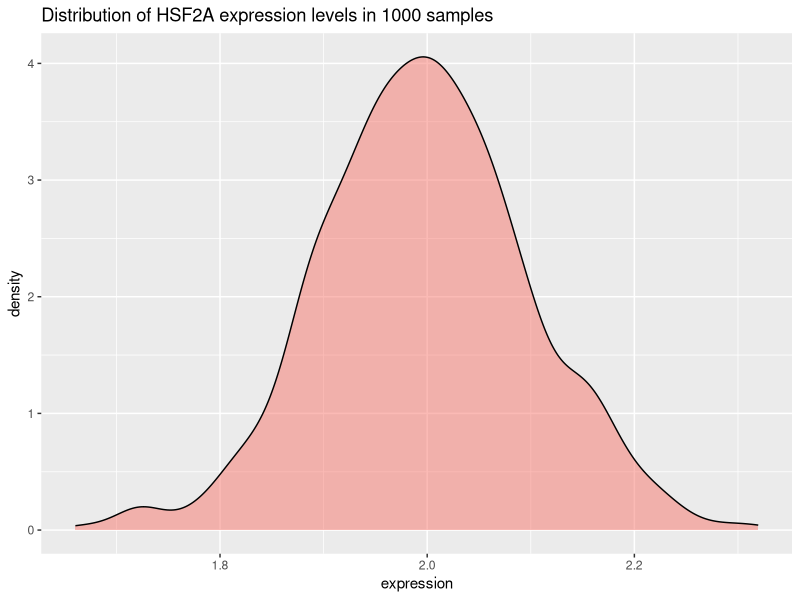
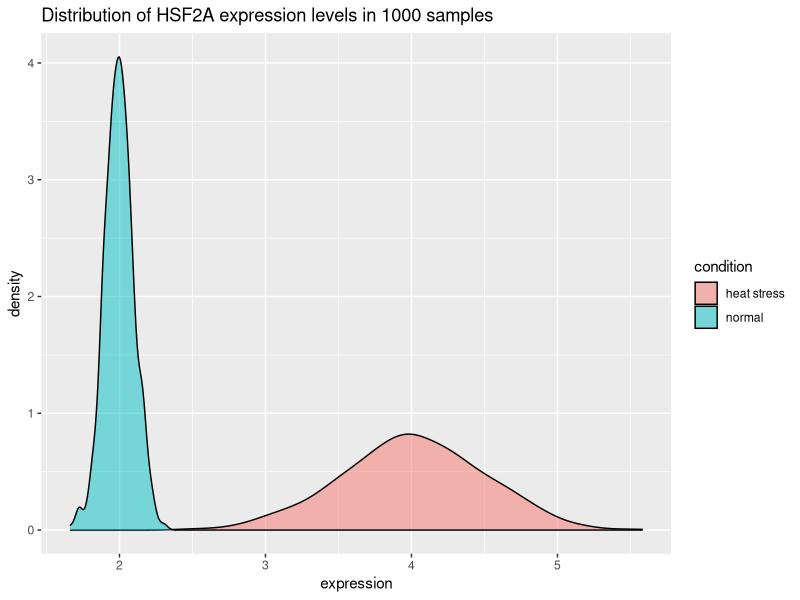
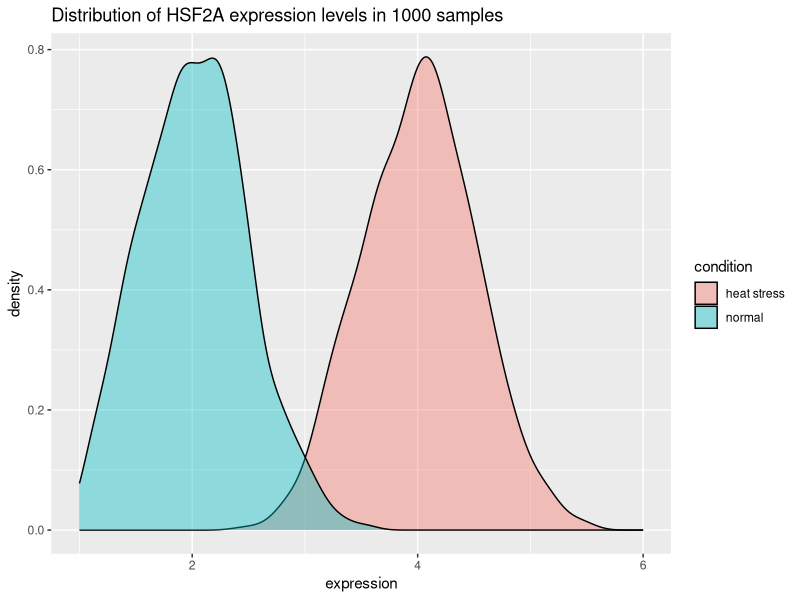
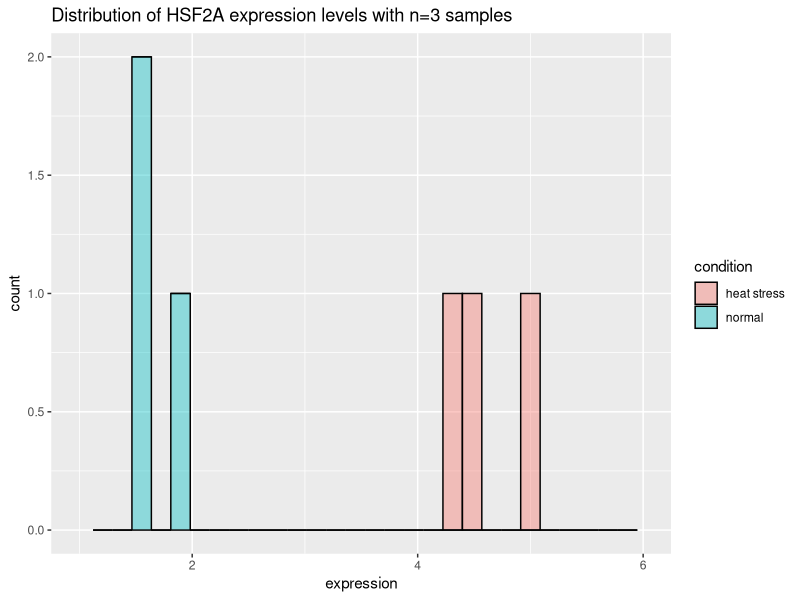

Generate these figures, in order, with R:
suppressPackageStartupMessages(library(tidyverse))
set.seed(1234)

#######################
# Statistical refresher
#######################
set.seed(1234) # to have the same graph everytime you run this code
xp_normal_conditions <- tibble(
  expression = rnorm(             # randomly sample numbers from a normal distribution
    n = 1000,                     # number of drawings
    mean = 2,                     # mean of the normal distribution
    sd = 0.1),                    # standard deviation of the normal distribution
  condition = "normal"            # used later on for data frame row binding with heat stress
)
head(xp_normal_conditions)


p2 <- ggplot(xp_normal_conditions, aes(x = expression, fill = condition)) +
  ggtitle("Distribution of HSF2A expression levels in 1000 samples") +
  theme(legend.position = "none") +
  geom_density(color = "black", alpha = 0.5) 
p2

### heat stress distribution drawing #1
xp_heat_stress <- tibble(expression = rnorm(n = 1000, mean = 4, sd = 0.5),
                         condition = "heat stress")

xp = bind_rows(xp_normal_conditions, xp_heat_stress) # get a peek with head(xp) and tail(xp)

p3 <- ggplot(xp, aes(x = expression, fill = condition)) +
  ggtitle("Distribution of HSF2A expression levels in 1000 samples") +
  geom_density(color = "black", alpha = 0.5) 
p3


xp_heat_stress <- tibble(expression = rnorm(n = 1000, mean = 4, sd = 0.5),
                         condition = "heat stress")

xp = bind_rows(xp_normal_conditions, xp_heat_stress) # get a peek with head(xp) and tail(xp)

### More spread normal condition
xp_normal_conditions_more_spread <- tibble(expression = rnorm(n = 1000, mean = 2, sd = 0.5),
                                           condition = "normal")

xp2 = bind_rows(xp_normal_conditions_more_spread, xp_heat_stress) # heat stress values are kept unchanged

p4 <- ggplot(xp2, aes(x = expression, fill = condition)) +
  ggtitle("Distribution of HSF2A expression levels in 1000 samples") +
  geom_density(color = "black", alpha = 0.4) + 
  scale_x_continuous(limits = c(1,6))
p4

###### Only 3 data points/biol. replicate per condition

xp_normal_conditions_only_three_points <- tibble(expression = rnorm(n = 3, # change to 3 instead of 1000
                                                                    mean = 2,
                                                                    sd = 0.5),
                                                 condition = "normal")

xp_heat_stress_only_three_points <- tibble(expression = rnorm(n = 3, 
                                            mean = 4, 
                                            sd = 0.5),
                         condition = "heat stress")


xp3 = bind_rows(xp_normal_conditions_only_three_points, 
                xp_heat_stress_only_three_points) 

p4 <- ggplot(xp3, aes(x = expression, fill = condition)) +
  ggtitle("Distribution of HSF2A expression levels with n=3 samples") +
  geom_histogram(color = "black", alpha = 0.4) + 
  scale_x_continuous(limits = c(1,6)) 
p4
